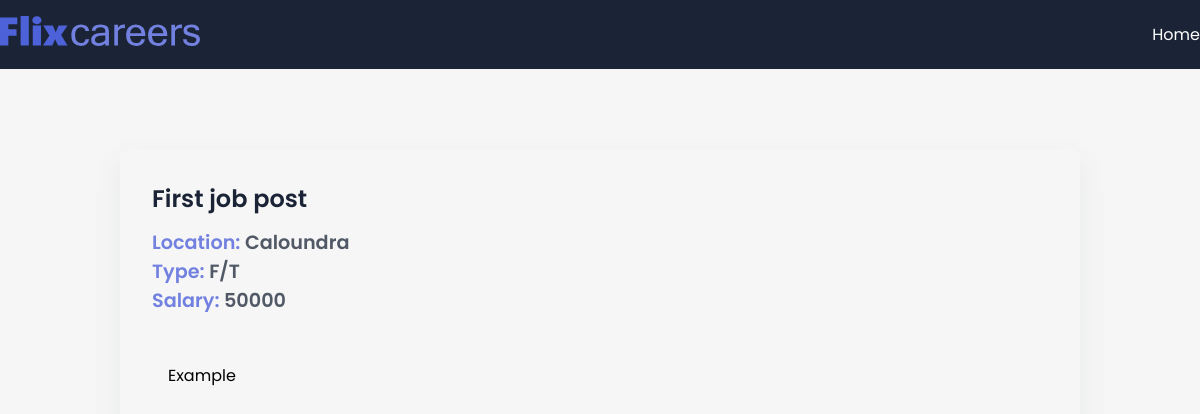
/job/1, run on the app's committed database.
### app/models.py (models this page shows, shortened)
class JobPost(models.Model):
    JOB_TYPE_CHOICES =[
        ('Permanent Full Time', 'F/T'),
        ('Permanent Part Time', 'P/T'),
        ('Fixed Contract', 'Cntr')
    ]
    title = models.CharField(max_length=200)
    description = models.TextField()
    date = models.DateTimeField(auto_now_add=True)
    expiry = models.DateField(null=True)
    salary = models.IntegerField()
    slug = models.SlugField(null=True, max_length=40, unique=True)
    location = models.OneToOneField(Location, null=True, on_delete = models.CASCADE)
    author = models.ForeignKey(Author, on_delete=models.CASCADE, null=True, related_name='jobpost', related_query_name='jobposts')
    skill = models.ManyToManyField(Skills)
    type = models.CharField(max_length=200, null=False, choices=JOB_TYPE_CHOICES)

class Location(models.Model):
    street = models.CharField(max_length = 200)
    city = models.CharField(max_length=200)
    state = models.CharField(max_length=100)
    zip = models.CharField(max_length=12)

### app/views.py (the view)
# urls.py: path('job/<int:id>', views.job_detail, name='job_detail'),
def job_detail(request, id):
    try:
        if id == 0:
            return redirect(reverse('jobs_home'))
        job=JobPost.objects.get(id=id)
        context = {"job": job}
        return render(request, "app/job_detail.html", context)
    except:
        return HttpResponseNotFound("Not Found")

### app/templates/app/job_detail.html (shortened to what this page needs)
{% extends 'base.html' %}
{% load static %}
{% block content %}
<section>
    <div class ="container">
        <div class = "view-post">
            <h1 class = "jobtitle">{{ job.title}}</h1>
            <p class= "location it">Location: <span>{{job.location.city}}</span><p>
            <p class= "status it">Type: <span>{{job.type}}</span><p>
            <p class= "budget it">Salary: <span>{{job.salary}}</span><p>
            <div class = "desc">
                <p class="details">{{job.description}}</p>
            </div>
        </div>
    </div>
</section>
{% endblock content %}

### app/static/app/style.css (style rules this page uses)
* { margin: 0; padding: 0; box-sizing: border-box; font-family: "Poppins", sans-serif; }
:root { --blue: #4d62d8; --lblue: #7281e0; --card: #fdfdfd; --shadow: #64646f17 0px 12px 29px 0px; --nav: #1b2436; }
body { background: #f5f6f5; }
.container { max-width: 1200px; margin: auto; }
.view-post { width: 80%; border-radius: 10px; box-shadow: var(--shadow); margin: 5em auto; padding: 2em; }
.desc { max-height: 300px; overflow-y: scroll; margin: 2em 0; padding: 1em; }
.jobtitle { font-size: 1.5rem; color: var(--nav); font-weight: 600; margin-bottom: 0.5em; }
.it { font-size: 1.2rem; font-weight: 600; color: var(--lblue); }
.it span { color: #1b2436c0; }

### data on the page
JobPost: title "First job post", location.city "Caloundra", type "F/T", salary "50000", description "Example"
